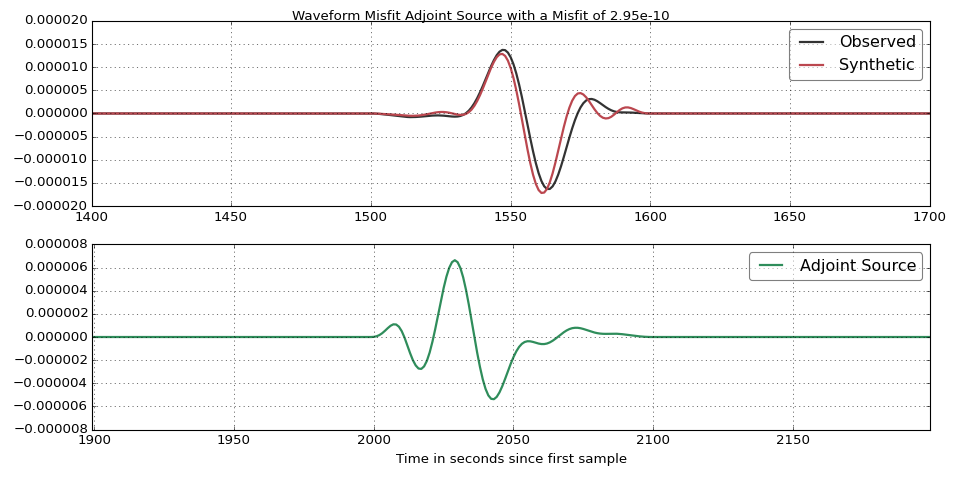

This figure's Python source:
import pyadjoint
import matplotlib.pylab as plt
fig = plt.figure(figsize=(12, 6))
obs, syn = pyadjoint.utils.get_example_data()
obs = obs.select(component="T")[0]
syn = syn.select(component="T")[0]
start, end = pyadjoint.utils.EXAMPLE_DATA_SDIFF
pyadjoint.calculate_adjoint_source("waveform_misfit", obs, syn, 20.0, 100.0,
                                   start, end, adjoint_src=True, plot=fig)
plt.show()
